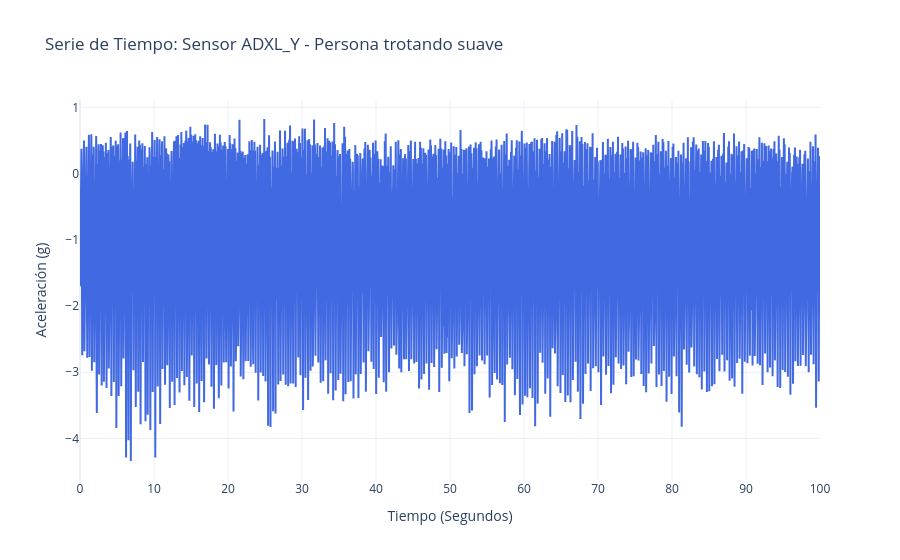

The notebook cell saved with this chart:
### Markdown cell above
##### Graficando en una sola componente (Y)

### Code cell
df_D04_SA01_R01_XYZ = importar_y_limpiar("D04_SA01_R01", magnitud=False)  # Cambiar a True si se desea la magnitud
graficar_serie_tiempo(df_D04_SA01_R01_XYZ, 'ADXL_Y', actividad="Persona trotando suave")

### Figure 1 — Plotly figure (JSON) as saved in the notebook; plotly's stock layout.template omitted (floating-point values rounded to 4 significant figures; data arrays with more than 128 entries replaced by an {"elided": "..."} marker saying what was removed)
{"data": [{"line": {"color": "royalblue", "width": 2}, "mode": "lines", "name": "ADXL_Y", "type": "scatter", "x": {"elided": "20000 float values"}, "y": {"elided": "20000 float values"}}], "layout": {"hovermode": "x unified", "title": {"text": "Serie de Tiempo: Sensor ADXL_Y - Persona trotando suave"}, "xaxis": {"title": {"text": "Tiempo (Segundos)"}}, "yaxis": {"title": {"text": "Aceleración (g)"}}}}
